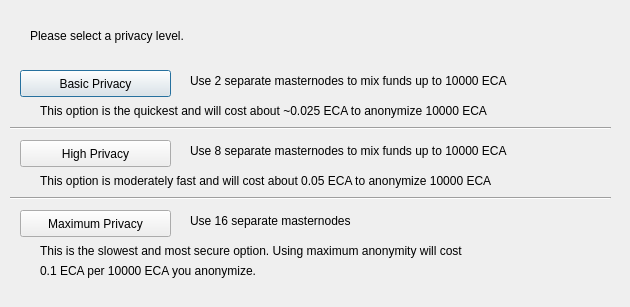
<?xml version="1.0" encoding="UTF-8"?>
<ui version="4.0">
 <class>ObfuscationConfig</class>
 <widget class="QDialog" name="ObfuscationConfig">
  <property name="geometry">
   <rect>
    <x>0</x>
    <y>0</y>
    <width>630</width>
    <height>307</height>
   </rect>
  </property>
  <property name="windowTitle">
   <string>Configure Obfuscation</string>
  </property>
  <widget class="QPushButton" name="buttonBasic">
   <property name="geometry">
    <rect>
     <x>20</x>
     <y>70</y>
     <width>151</width>
     <height>27</height>
    </rect>
   </property>
   <property name="text">
    <string>Basic Privacy</string>
   </property>
  </widget>
  <widget class="QPushButton" name="buttonHigh">
   <property name="geometry">
    <rect>
     <x>20</x>
     <y>140</y>
     <width>151</width>
     <height>27</height>
    </rect>
   </property>
   <property name="text">
    <string>High Privacy</string>
   </property>
  </widget>
  <widget class="QPushButton" name="buttonMax">
   <property name="geometry">
    <rect>
     <x>20</x>
     <y>210</y>
     <width>151</width>
     <height>27</height>
    </rect>
   </property>
   <property name="text">
    <string>Maximum Privacy</string>
   </property>
  </widget>
  <widget class="QLabel" name="label">
   <property name="geometry">
    <rect>
     <x>30</x>
     <y>20</y>
     <width>571</width>
     <height>31</height>
    </rect>
   </property>
   <property name="text">
    <string>Please select a privacy level.</string>
   </property>
  </widget>
  <widget class="QLabel" name="label_2">
   <property name="geometry">
    <rect>
     <x>190</x>
     <y>70</y>
     <width>421</width>
     <height>21</height>
    </rect>
   </property>
   <property name="text">
    <string>Use 2 separate masternodes to mix funds up to 10000 ECA</string>
   </property>
  </widget>
  <widget class="QLabel" name="label_3">
   <property name="geometry">
    <rect>
     <x>190</x>
     <y>140</y>
     <width>411</width>
     <height>21</height>
    </rect>
   </property>
   <property name="text">
    <string>Use 8 separate masternodes to mix funds up to 10000 ECA</string>
   </property>
  </widget>
  <widget class="QLabel" name="label_4">
   <property name="geometry">
    <rect>
     <x>190</x>
     <y>210</y>
     <width>421</width>
     <height>21</height>
    </rect>
   </property>
   <property name="text">
    <string>Use 16 separate masternodes</string>
   </property>
  </widget>
  <widget class="QLabel" name="label_6">
   <property name="geometry">
    <rect>
     <x>40</x>
     <y>100</y>
     <width>561</width>
     <height>21</height>
    </rect>
   </property>
   <property name="text">
    <string>This option is the quickest and will cost about ~0.025 ECA to anonymize 10000 ECA</string>
   </property>
  </widget>
  <widget class="QLabel" name="label_7">
   <property name="geometry">
    <rect>
     <x>40</x>
     <y>170</y>
     <width>561</width>
     <height>21</height>
    </rect>
   </property>
   <property name="text">
    <string>This option is moderately fast and will cost about 0.05 ECA to anonymize 10000 ECA</string>
   </property>
  </widget>
  <widget class="QLabel" name="label_8">
   <property name="geometry">
    <rect>
     <x>40</x>
     <y>240</y>
     <width>561</width>
     <height>21</height>
    </rect>
   </property>
   <property name="text">
    <string>This is the slowest and most secure option. Using maximum anonymity will cost</string>
   </property>
  </widget>
  <widget class="QLabel" name="label_9">
   <property name="geometry">
    <rect>
     <x>40</x>
     <y>260</y>
     <width>561</width>
     <height>21</height>
    </rect>
   </property>
   <property name="text">
    <string>0.1 ECA per 10000 ECA you anonymize.</string>
   </property>
  </widget>
  <widget class="Line" name="line">
   <property name="geometry">
    <rect>
     <x>10</x>
     <y>120</y>
     <width>601</width>
     <height>16</height>
    </rect>
   </property>
   <property name="orientation">
    <enum>Qt::Horizontal</enum>
   </property>
  </widget>
  <widget class="Line" name="line_2">
   <property name="geometry">
    <rect>
     <x>10</x>
     <y>190</y>
     <width>601</width>
     <height>16</height>
    </rect>
   </property>
   <property name="orientation">
    <enum>Qt::Horizontal</enum>
   </property>
  </widget>
 </widget>
 <resources/>
 <connections/>
</ui>
